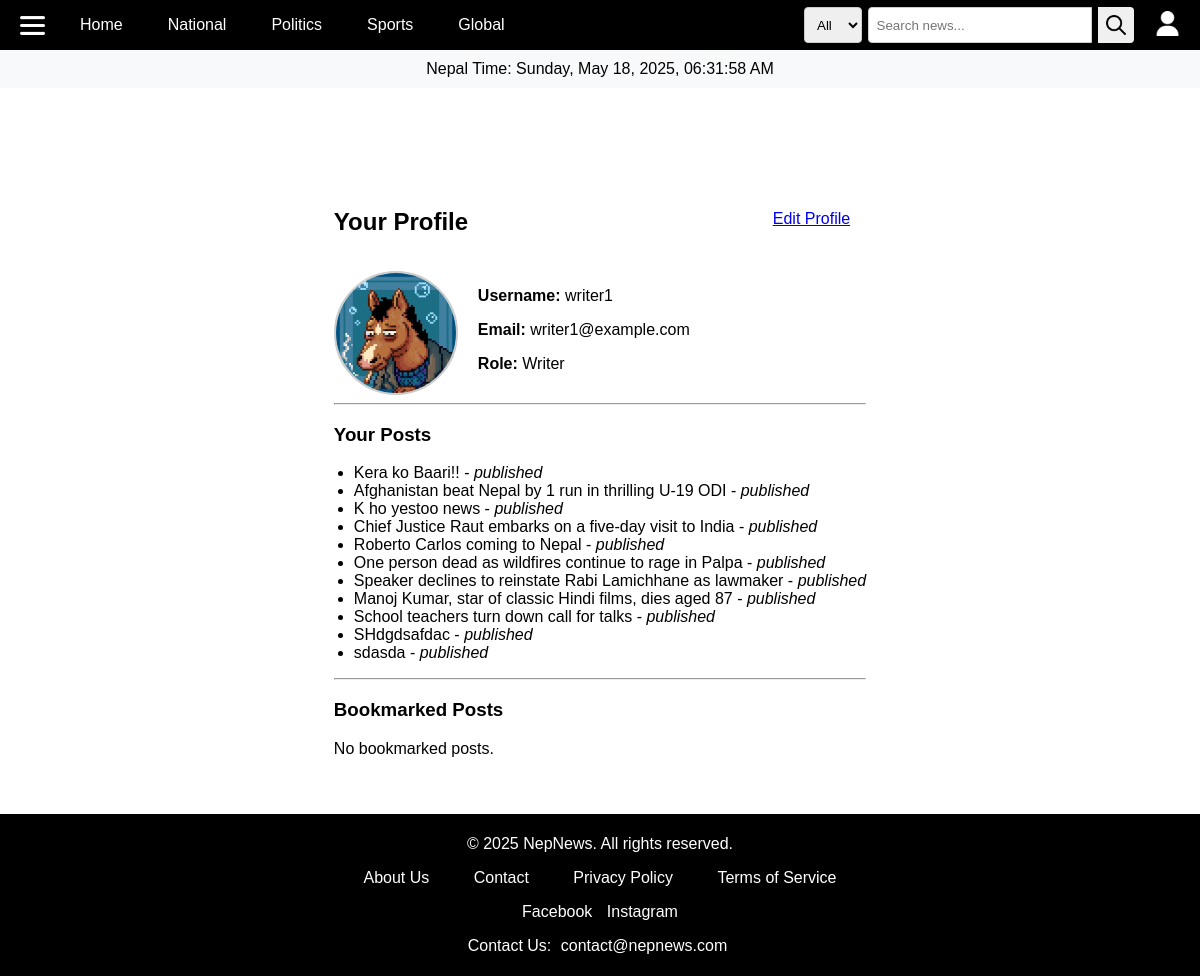
Before: /profile/ (signed in) with the older database file.
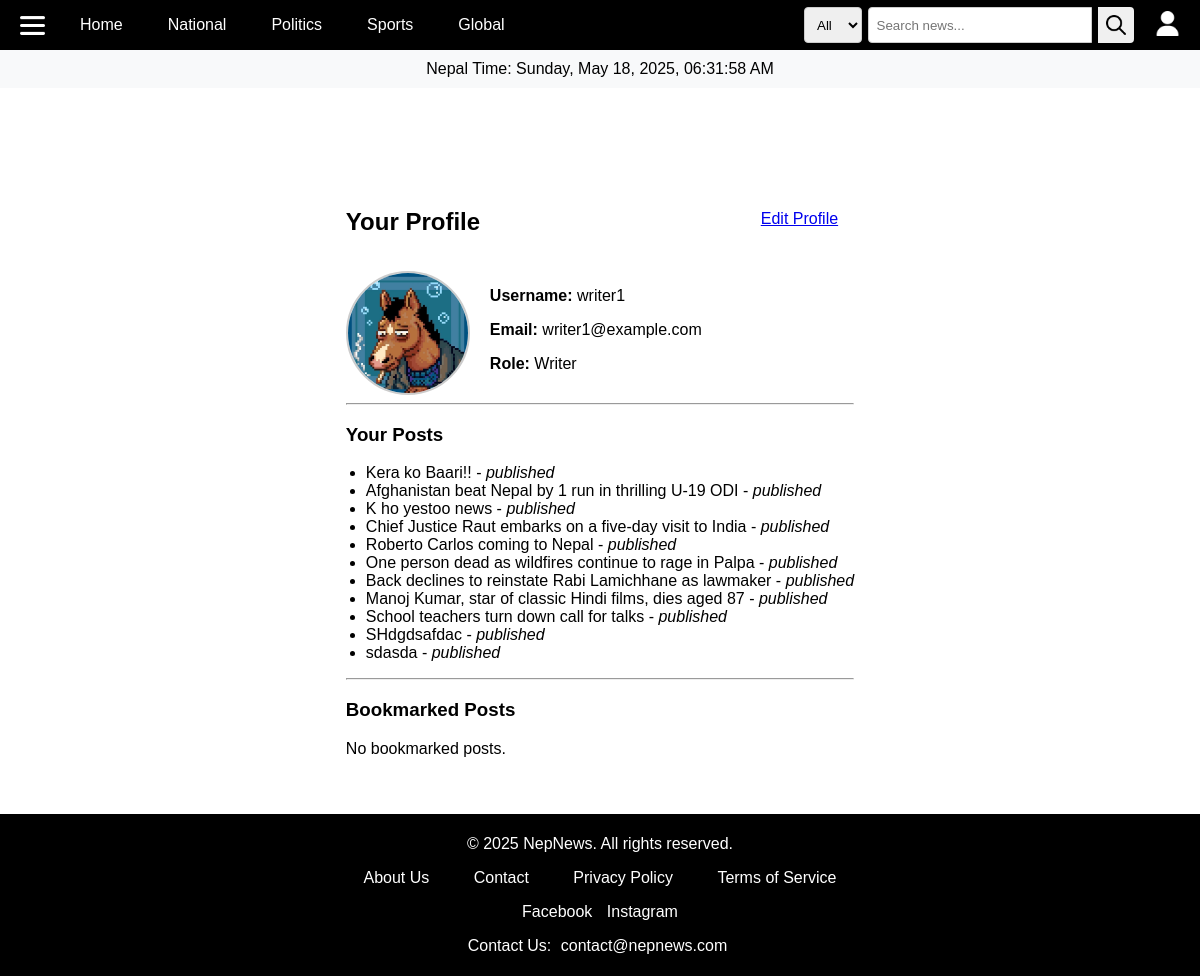
After: the same page with the newer database file.
### newsapp/models.py (models this page shows, shortened)
class Post(models.Model):
    title = models.CharField(max_length=200)
    short_description = models.TextField()
    content = models.TextField()
    category = models.ForeignKey(Category, on_delete=models.CASCADE)
    author = models.ForeignKey(User, on_delete=models.CASCADE)
    banner_path = models.ImageField(upload_to='banners/', blank=True, null=True)
    status = models.CharField(max_length=20, default='draft', choices=[
        ('draft', 'Draft'),
        ('published', 'Published'),
        ('unpublished', 'Unpublished'),
        ('edited', 'Edited After Approval')
    ])
    views = models.IntegerField(default=0)
    created_at = models.DateTimeField(auto_now_add=True)

### newsapp/views.py (the view)
# urls.py: path('profile/', views.profile_page, name='profile'),
@login_required
def profile_page(request):
    return render(request, 'profile.html', {'user': request.user})

### newsapp/context_processors.py (called while the page is built)
def base_context(request):
    return {'categories': Category.objects.all()}

### templates/profile.html (shortened to what this page needs)
{% extends 'base.html' %}
{% block content %}
<div style="max-width: 800px; margin: 80px auto 20px; padding: 20px;">
    <div style="display: flex; align-items: center; justify-content: space-between;">
        <h2>Your Profile</h2>
        <a href="{% url 'edit-profile' %}" class="btn btn-primary" style="padding: 8px 16px;">Edit Profile</a>
    </div>
    <div style="display: flex; gap: 20px; margin-top: 20px; flex-wrap: wrap;">
        {% if user.userprofile.profile_pic %}
            <img src="{{ user.userprofile.profile_pic.url }}" alt="Profile Picture"
                 style="width: 120px; height: 120px; object-fit: cover; border-radius: 50%; border: 2px solid #ccc;">
        {% else %}
            <div style="width: 120px; height: 120px; background: #eee; border-radius: 50%;
                        display: flex; align-items: center; justify-content: center; color: #777;">
                No Image
            </div>
        {% endif %}
        <div style="flex: 1;">
            <p><strong>Username:</strong> {{ user.username }}</p>
            <p><strong>Email:</strong> {{ user.email }}</p>
            <p><strong>Role:</strong> {{ user.userprofile.get_role_display }}</p>
        </div>
    </div>
    {% if user.userprofile.role == 'writer' %}
        <hr>
        <h3>Your Posts</h3>
        {% if user.post_set.all %}
            <ul style="padding-left: 20px;">
                {% for post in user.post_set.all %}
                    <li>{{ post.title }} - <em>{{ post.status }}</em></li>
                {% endfor %}
            </ul>
        {% else %}
            <p>You haven't written any posts yet.</p>
        {% endif %}
    {% endif %}
    <hr>
    <h3>Bookmarked Posts</h3>
    {% if user.bookmark_set.all %}
        <ul style="padding-left: 20px;">
            {% for bookmark in user.bookmark_set.all %}
                <li>
                    <a href="{% url 'view-post' bookmark.post.id %}">{{ bookmark.post.title }}</a>
                </li>
            {% endfor %}
        </ul>
    {% else %}
        <p>No bookmarked posts.</p>
    {% endif %}
</div>
{% endblock %}

Changed rows visible on the page:
changed Post: title "Speaker declines to reinstate Rabi Lamichhane as lawmaker" → "Back declines to reinstate Rabi Lamichhane as lawmaker"
